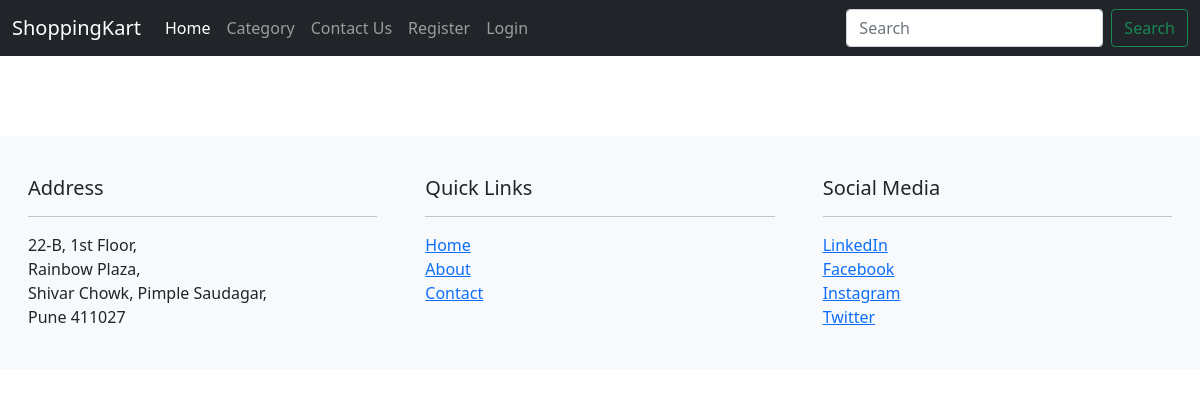
The app's page /product_detail/3/, older data.
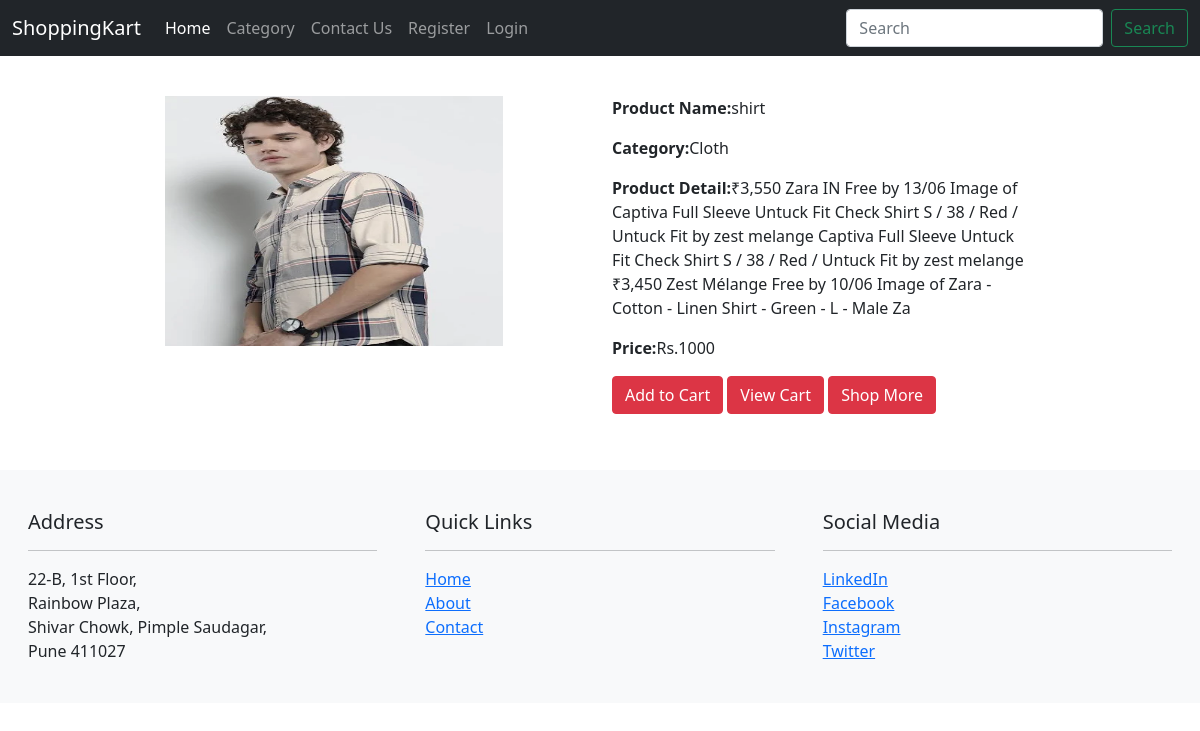
The same page, newer data.
### ecomm/models.py (models this page shows, shortened)
class Product(models.Model):
    CATEGORY_CHOICES = (
        (1, 'Mobile'),
        (2, 'Shoes'),
        (3, 'Cloth'),
    )
    name = models.CharField(max_length=100)
    price = models.IntegerField()
    category = models.IntegerField(verbose_name='Category', choices=CATEGORY_CHOICES)
    pdetails = models.CharField(max_length=300, verbose_name='Product Details')
    is_active = models.BooleanField(default=True)
    pimage = models.ImageField(upload_to='images/')  # Ensure MEDIA settings are configured

### ecomm/views.py (the view)
# urls.py: path("product_detail/<int:pid>/", views.product_detail, name="product_detail"),
def product_detail(request,pid):
    p=Product.objects.filter(id=pid)
    context = {'data': p}
    return render(request,'product_details.html',context)

### templates/product_details.html (shortened to what this page needs)
{% extends 'base.html' %}
{% block 'main' %}
<div class="row mt-4 p-3">
    <div class="col-md-9 mx-auto">
        {% for i in data %}
        <div class="row">
            <div class="col-md-6">
                <img src="{{i.pimage.url}}" alt=".." height="250px" width="80%" >
            </div>
            <div class="col-md-6">
                <p><strong>Product Name:</strong>{{i.name}}</p>
                {% if i.cat == 1 %}
                    <p><strong>Category:</strong>Mobile</p>
                {% elif i.cat == 2 %}
                    <p><strong>Category:</strong>Shoes</p>
                {% else %}
                    <p><strong>Category:</strong>Cloth</p>
                {% endif %}
                <p><strong>Product Detail:</strong>{{i.pdetails}}</p>
                <p><strong>Price:</strong>Rs.{{i.price}}</p>
                <p>
                    <a href="/addtocart/{{i.id}}"><button class="btn btn-danger">Add to Cart</button></a>
                    <a href="/cart"><button class="btn btn-danger">View Cart</button></a>
                    <a href="/product"><button class="btn btn-danger">Shop More</button></a>
                </p>
            </div>
        </div>
        {% endfor %}
    </div>
</div>
{% endblock 'main' %}

Row changes from the older to the newer data that the page shows:
added Product: pimage (picture), name "shirt", pdetails "₹3,550 Zara IN Free by 13/06 Image of Captiva Full Sleeve Untuck Fit Check Shirt S / 38 / Red / Untuck Fit by zest melange Captiva Full Sleeve Untuck Fit Check Shirt S / 38 / Red / Untuck Fit by zest melange ₹3,450 Zest Mélange Free by 10/06 Image of Zara - Cotton - Linen Shirt - Green - L - Male Za", price "1000"
